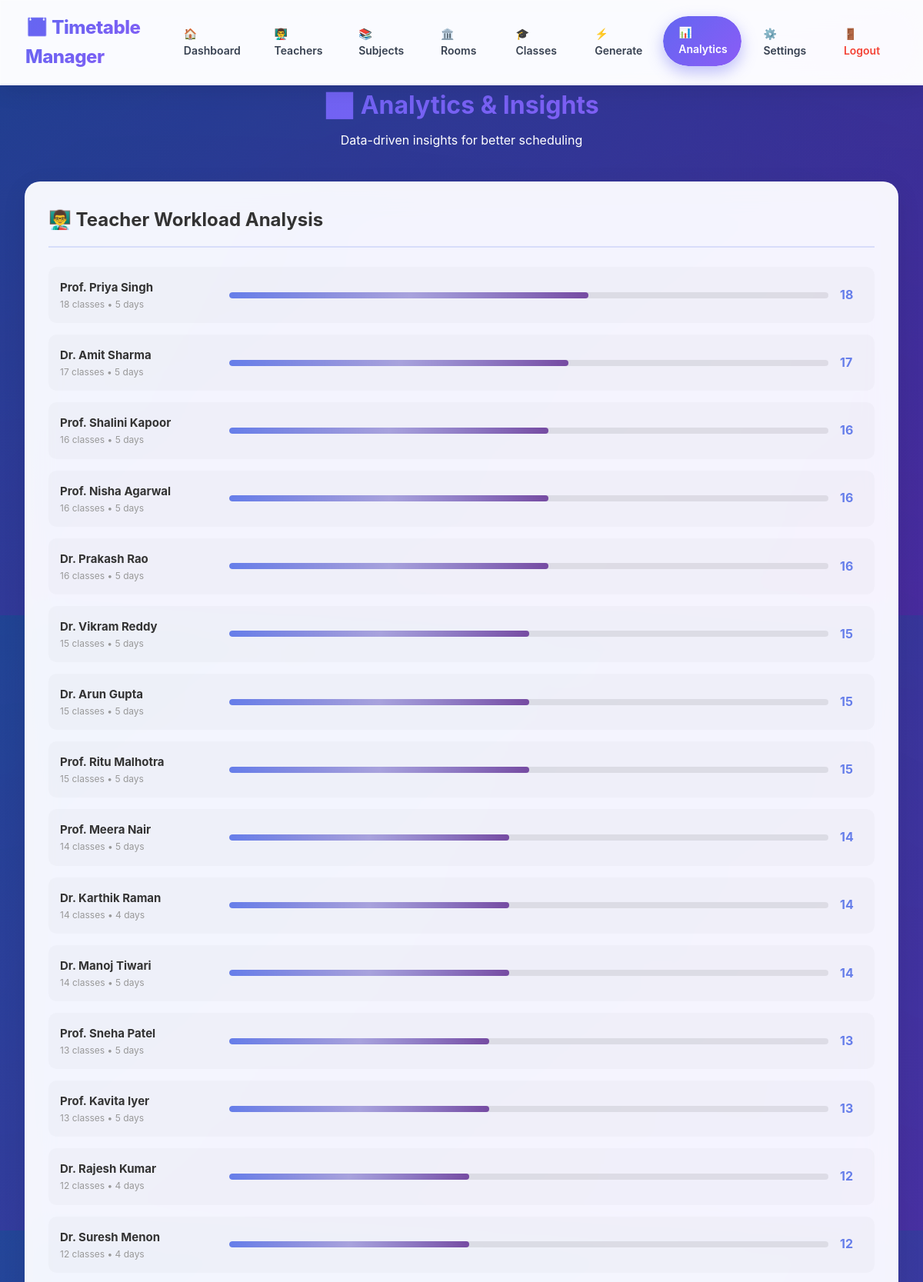
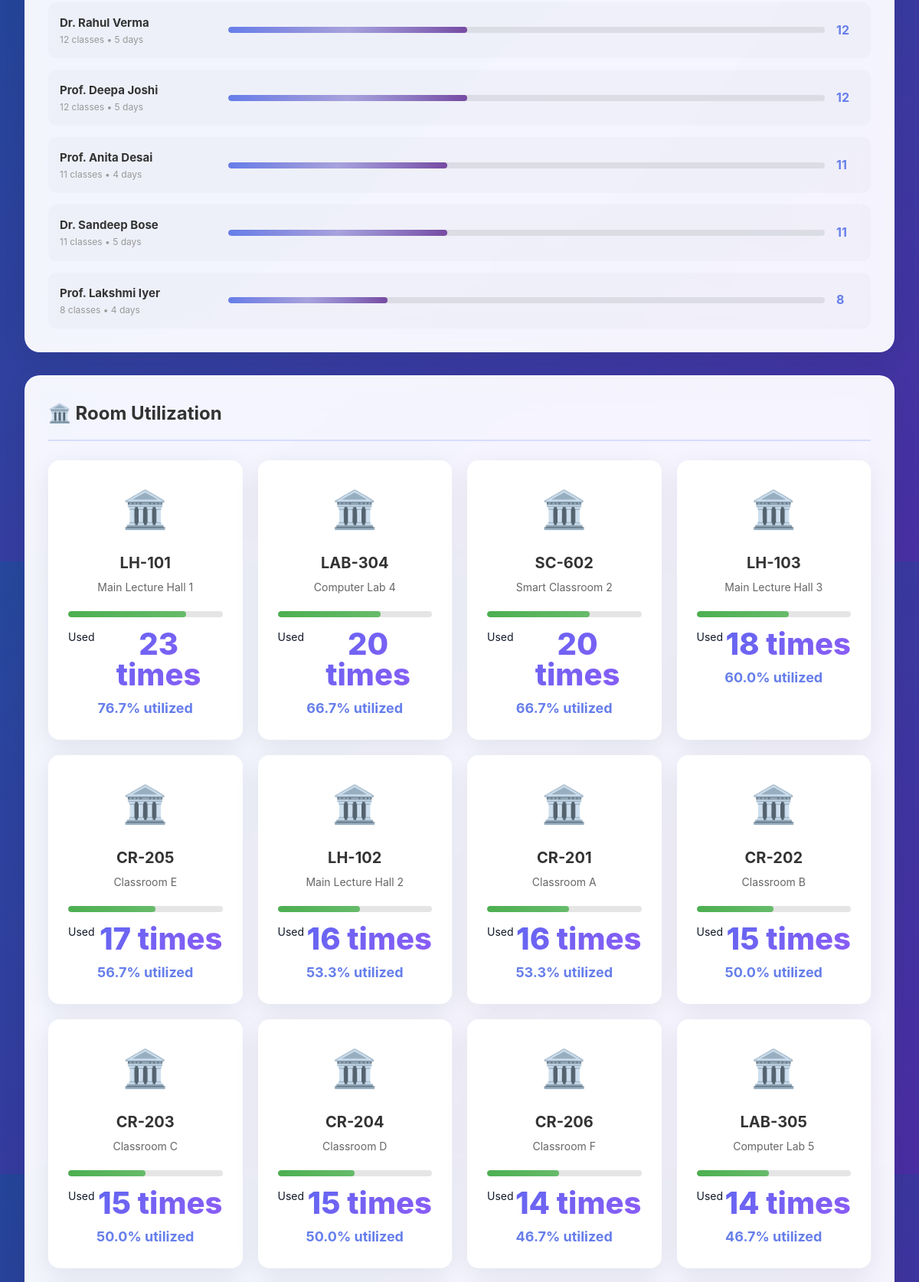
Screenshot of /analytics (signed in, upper part) with the database file from the repository (2 pictures, top to bottom).
### tables this page shows
CREATE TABLE teachers (
            id INTEGER PRIMARY KEY AUTOINCREMENT,
            name TEXT NOT NULL,
            email TEXT,
            phone TEXT,
            department TEXT,
            specialization TEXT,
            max_hours_per_day INTEGER DEFAULT 6,
            max_hours_per_week INTEGER DEFAULT 30,
            preferred_days TEXT,
            user_id INTEGER NOT NULL,
            created_at TIMESTAMP DEFAULT CURRENT_TIMESTAMP,
            FOREIGN KEY (user_id) REFERENCES users (id)
        );

CREATE TABLE rooms (
            id INTEGER PRIMARY KEY AUTOINCREMENT,
            name TEXT NOT NULL,
            room_number TEXT NOT NULL,
            capacity INTEGER,
            room_type TEXT,
            has_projector INTEGER DEFAULT 0,
            has_lab_equipment INTEGER DEFAULT 0,
            user_id INTEGER NOT NULL,
            created_at TIMESTAMP DEFAULT CURRENT_TIMESTAMP,
            FOREIGN KEY (user_id) REFERENCES users (id)
        );

### app.py (the view)
@app.route('/analytics')
@login_required
def analytics():
    conn = get_db_connection()
    teacher_workload = conn.execute('''
        SELECT
            t.name,
            COUNT(te.id) as total_classes,
            COUNT(DISTINCT te.day) as days_teaching
        FROM teachers t
        LEFT JOIN timetable_entries te ON t.id = te.teacher_id
        WHERE t.user_id = ?
        GROUP BY t.id, t.name
        ORDER BY total_classes DESC
    ''', (session['user_id'],)).fetchall()
    room_utilization = conn.execute('''
        SELECT
            r.room_number,
            r.name,
            COUNT(te.id) as times_used
        FROM rooms r
        LEFT JOIN timetable_entries te ON r.id = te.room_id
        WHERE r.user_id = ?
        GROUP BY r.id, r.room_number, r.name
        ORDER BY times_used DESC
    ''', (session['user_id'],)).fetchall()
    subject_distribution = conn.execute('''
        SELECT
            s.name,
            s.code,
            COUNT(te.id) as frequency
        FROM subjects s
        LEFT JOIN timetable_entries te ON s.id = te.subject_id
        WHERE s.user_id = ?
        GROUP BY s.id, s.name, s.code
        ORDER BY frequency DESC
    ''', (session['user_id'],)).fetchall()
    day_distribution = conn.execute('''
        SELECT
            day,
            COUNT(*) as classes_count
        FROM timetable_entries
        WHERE user_id = ?
        GROUP BY day
        ORDER BY
            CASE day
                WHEN 'Monday' THEN 1
                WHEN 'Tuesday' THEN 2
                WHEN 'Wednesday' THEN 3
                WHEN 'Thursday' THEN 4
                WHEN 'Friday' THEN 5
            END
    ''', (session['user_id'],)).fetchall()
    conn.close()
    return render_template('analytics.html',
                         teacher_workload=teacher_workload,
                         room_utilization=room_utilization,
                         subject_distribution=subject_distribution,
                         day_distribution=day_distribution)

### app.py (called while the page is built)
def login_required(f):
    @wraps(f)
    def decorated_function(*args, **kwargs):
        if 'user_id' not in session:
            flash('Please login to access this page.', 'warning')
            return redirect(url_for('login'))
        return f(*args, **kwargs)
    return decorated_function

### database.py (called while the page is built)
def get_db_connection():
    conn = sqlite3.connect(DATABASE)
    conn.row_factory = sqlite3.Row
    return conn

### templates/analytics.html (shortened to what this page needs)
<!DOCTYPE html>
<html lang="en">
<head>
    <link rel="stylesheet" href="{{ url_for('static', filename='css/style.css') }}">
</head>
<body>
    <nav class="navbar glass">
        <div class="nav-brand gradient-text">📅 Timetable Manager</div>
        <div class="nav-links">
            <a href="{{ url_for('dashboard') }}">🏠 Dashboard</a>
            <a href="{{ url_for('teachers') }}">👨‍🏫 Teachers</a>
            <a href="{{ url_for('subjects') }}">📚 Subjects</a>
            <a href="{{ url_for('rooms') }}">🏛️ Rooms</a>
            <a href="{{ url_for('classes') }}">🎓 Classes</a>
            <a href="{{ url_for('generate_timetable') }}">⚡ Generate</a>
            <a href="{{ url_for('analytics') }}" class="active">📊 Analytics</a>
            <a href="{{ url_for('settings') }}">⚙️ Settings</a>
            <a href="{{ url_for('logout') }}" style="color: #f44336;">🚪 Logout</a>
        </div>
    </nav>
    <div class="container">
        <div class="analytics-header fade-in-up">
            <h1 class="gradient-text">📊 Analytics & Insights</h1>
            <p style="color: white; margin-top: 8px;">Data-driven insights for better scheduling</p>
        </div>
        <div class="analytics-section glass fade-in-up" style="animation-delay: 0.1s;">
            <h2>👨‍🏫 Teacher Workload Analysis</h2>
            <div class="workload-chart">
                <div class="chart-container">
                    {% for teacher in teacher_workload %}
                    <div class="workload-bar zoom-hover">
                        <div class="teacher-info">
                            <span class="teacher-name">{{ teacher['name'] }}</span>
                            <span class="workload-stats">
                                {{ teacher['total_classes'] }} classes • {{ teacher['days_teaching'] }} days
                            </span>
                        </div>
                        <div class="bar-wrapper">
                            <div class="progress-bar">
                                <div class="progress-bar-fill workload-fill"
                                     style="width: {{ (teacher['total_classes'] / 30 * 100) if teacher['total_classes'] else 0 }}%;"
                                     data-value="{{ teacher['total_classes'] }}">
                                </div>
                            </div>
                            <span class="bar-value">{{ teacher['total_classes'] }}</span>
                        </div>
                    </div>
                    {% endfor %}
                </div>
            </div>
        </div>
        <div class="analytics-section glass fade-in-up" style="animation-delay: 0.2s;">
            <h2>🏛️ Room Utilization</h2>
            <div class="room-grid">
                {% for room in room_utilization %}
                <div class="room-card glass zoom-hover">
                    <div class="room-icon">🏛️</div>
                    <h3>{{ room['room_number'] }}</h3>
                    <p class="room-name">{{ room['name'] }}</p>
                    <div class="utilization-meter">
                        <div class="meter-fill" style="width: {{ (room['times_used'] / 30 * 100) if room['times_used'] else 0 }}%;"></div>
                    </div>
                    <div class="utilization-stats">
                        <span class="stat-label">Used</span>
                        <span class="stat-value">{{ room['times_used'] }} times</span>
                    </div>
                    <div class="utilization-percentage">
                        {{ "%.1f"|format((room['times_used'] / 30 * 100) if room['times_used'] else 0) }}% utilized
                    </div>
                </div>
                {% endfor %}
            </div>
        </div>
    </div>
</body>
</html>

### templates/analytics.html (style rules this page uses)
.analytics-header { text-align: center; margin-bottom: 40px; }
.analytics-section { padding: 30px; border-radius: 20px; margin-bottom: 30px; }
.analytics-section h2 { color: #333; font-size: 24px; margin-bottom: 25px; padding-bottom: 15px; border-bottom: 2px solid rgba(102, 126, 234, 0.2); }
.workload-chart { margin-top: 20px; }
.chart-container { display: flex; flex-direction: column; gap: 15px; }
.workload-bar { display: flex; align-items: center; gap: 20px; padding: 15px; background: rgba(0, 0, 0, 0.02); border-radius: 10px; transition: all 0.3s; }
.teacher-info { display: flex; flex-direction: column; min-width: 200px; }
.teacher-name { font-weight: 700; color: #333; font-size: 15px; }
.workload-stats { font-size: 12px; color: #999; }
.bar-wrapper { display: flex; align-items: center; gap: 15px; flex: 1; }
.workload-fill { background: linear-gradient(90deg, #667eea, #764ba2); }
.bar-value { font-weight: 700; color: #667eea; font-size: 16px; min-width: 30px; }
.room-grid { display: grid; grid-template-columns: repeat(auto-fill, minmax(250px, 1fr)); gap: 20px; }
.room-card { padding: 25px; border-radius: 15px; text-align: center; transition: all 0.3s; }
.room-icon { font-size: 48px; margin-bottom: 15px; }
.room-card h3 { color: #333; font-size: 20px; margin-bottom: 5px; }
.room-name { color: #666; font-size: 14px; margin-bottom: 20px; }
.utilization-meter { height: 8px; background: rgba(0, 0, 0, 0.1); border-radius: 10px; overflow: hidden; margin: 15px 0; }
.meter-fill { height: 100%; background: linear-gradient(90deg, #4caf50, #66bb6a); border-radius: 10px; transition: width 1s ease; }
.utilization-stats { display: flex; justify-content: space-between; margin: 10px 0; font-size: 14px; }
.utilization-percentage { font-weight: 700; color: #667eea; font-size: 18px; }

### rows the page displays
teachers: name "Prof. Priya Singh", total_classes "18", days_teaching "5"
teachers: name "Dr. Amit Sharma", total_classes "17", days_teaching "5"
teachers: name "Prof. Shalini Kapoor", total_classes "16", days_teaching "5"
teachers: name "Prof. Nisha Agarwal", total_classes "16", days_teaching "5"
teachers: name "Dr. Prakash Rao", total_classes "16", days_teaching "5"
teachers: name "Dr. Vikram Reddy", total_classes "15", days_teaching "5"
teachers: name "Dr. Arun Gupta", total_classes "15", days_teaching "5"
teachers: name "Prof. Ritu Malhotra", total_classes "15", days_teaching "5"
teachers: name "Prof. Meera Nair", total_classes "14", days_teaching "5"
teachers: name "Dr. Karthik Raman", total_classes "14", days_teaching "4"
teachers: name "Dr. Manoj Tiwari", total_classes "14", days_teaching "5"
teachers: name "Prof. Sneha Patel", total_classes "13", days_teaching "5"
teachers: name "Prof. Kavita Iyer", total_classes "13", days_teaching "5"
teachers: name "Dr. Rajesh Kumar", total_classes "12", days_teaching "4"
teachers: name "Dr. Suresh Menon", total_classes "12", days_teaching "4"
teachers: name "Dr. Rahul Verma", total_classes "12", days_teaching "5"
teachers: name "Prof. Deepa Joshi", total_classes "12", days_teaching "5"
teachers: name "Prof. Anita Desai", total_classes "11", days_teaching "4"
teachers: name "Dr. Sandeep Bose", total_classes "11", days_teaching "5"
teachers: name "Prof. Lakshmi Iyer", total_classes "8", days_teaching "4"
rooms: room_number "LH-101", name "Main Lecture Hall 1", {{ (room['times_used'] / 30 * 100) if room['times_used'] else 0 }} 76.66666666666667 (drawn), times_used "23", times_used "76.7"
rooms: room_number "LAB-304", name "Computer Lab 4", {{ (room['times_used'] / 30 * 100) if room['times_used'] else 0 }} 66.66666666666666 (drawn), times_used "20", times_used "66.7"
rooms: room_number "SC-602", name "Smart Classroom 2", {{ (room['times_used'] / 30 * 100) if room['times_used'] else 0 }} 66.66666666666666 (drawn), times_used "20", times_used "66.7"
rooms: room_number "LH-103", name "Main Lecture Hall 3", times_used "18", times_used "60.0"
rooms: room_number "CR-205", name "Classroom E", {{ (room['times_used'] / 30 * 100) if room['times_used'] else 0 }} 56.666666666666664 (drawn), times_used "17", times_used "56.7"
rooms: room_number "LH-102", name "Main Lecture Hall 2", {{ (room['times_used'] / 30 * 100) if room['times_used'] else 0 }} 53.333333333333336 (drawn), times_used "16", times_used "53.3"
rooms: room_number "CR-201", name "Classroom A", {{ (room['times_used'] / 30 * 100) if room['times_used'] else 0 }} 53.333333333333336 (drawn), times_used "16", times_used "53.3"
rooms: room_number "CR-202", name "Classroom B", times_used "15", times_used "50.0"
rooms: room_number "CR-203", name "Classroom C", times_used "15", times_used "50.0"
rooms: room_number "CR-204", name "Classroom D", times_used "15", times_used "50.0"
rooms: room_number "CR-206", name "Classroom F", {{ (room['times_used'] / 30 * 100) if room['times_used'] else 0 }} 46.666666666666664 (drawn), times_used "14", times_used "46.7"
rooms: room_number "LAB-305", name "Computer Lab 5", {{ (room['times_used'] / 30 * 100) if room['times_used'] else 0 }} 46.666666666666664 (drawn), times_used "14", times_used "46.7"
